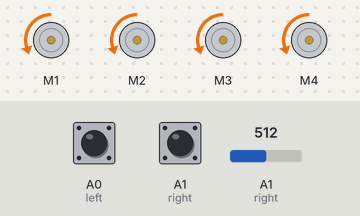
A sketch run on a simulated Arduino Uno, built with avr-gcc and run on an emulated ATmega328P. Shown: 4 × DC motor (green arrow = forward, orange = backward, longer = faster). Inputs (shaded band) come from the test bench; at power-on: A0 (left) LOW, A1 (right) LOW, A1 (right) = 512. What the sketch prints to the serial monitor is not drawn.

Above: at 1.2 s.
1.3 s: A0 (left) pulled HIGH for 0.15 s
At 1.38 s:
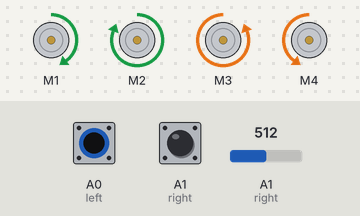
2.9 s: A1 (right) pulled HIGH for 0.15 s
At 2.97 s:
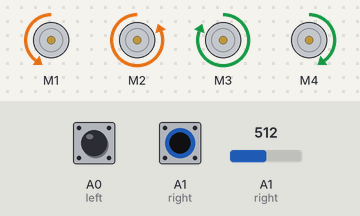
4.5 s: A1 (right) pulled HIGH for 3.2 s
At 8.2 s:
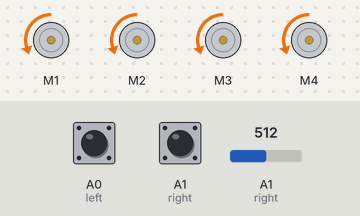
9.2 s: A0 (left) pulled HIGH for 3.2 s
At 9.5 s:
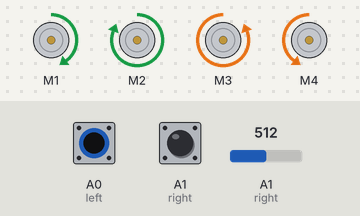
13.9 s: A0 (left) driven HIGH and A1 (right) driven HIGH
At 14.3 s:
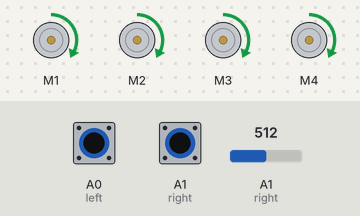
Timing chart, 0 to 16.4 s (numbered marks = the images above; inputs shaded):
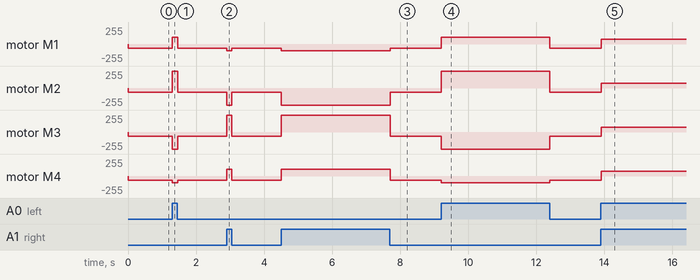

The sketch:

raw.ino
```cpp
#include <AFMotor.h>

//defining pins and variables
#define left A0
#define right A1

//defining motors
AF_DCMotor motor1(1, MOTOR12_1KHZ);
AF_DCMotor motor2(2, MOTOR12_1KHZ);
AF_DCMotor motor3(3, MOTOR34_1KHZ);
AF_DCMotor motor4(4, MOTOR34_1KHZ);


void setup() {
  //declaring pin types
  pinMode(left,INPUT);
  pinMode(right,INPUT);
  //begin serial communication
  Serial.begin(9600);

}

void loop(){
  //printing values of the sensors to the serial monitor
  Serial.println(digitalRead(left));

  Serial.println(digitalRead(right));

  //line detected by both
  if(!digitalRead(left)==0 && !digitalRead(right)==0){
    //both on black
    motor1.run(FORWARD);
    motor1.setSpeed(70);
    motor2.run(FORWARD);
    motor2.setSpeed(70);
    motor3.run(FORWARD);
    motor3.setSpeed(70);
    motor4.run(FORWARD);
    motor4.setSpeed(70);
  }
  else if(digitalRead(left)==0 && digitalRead(right)==0){
    //both on white
    motor1.run(BACKWARD);
    motor1.setSpeed(60);
    motor2.run(BACKWARD);
    motor2.setSpeed(60);
    motor3.run(BACKWARD);
    motor3.setSpeed(60);
    motor4.run(BACKWARD);
    motor4.setSpeed(60);
  }

  else {
  //line detected by left sensor
    if(!digitalRead(left)==0 && digitalRead(right)==0){
    //turn left
    motor1.run(FORWARD);
    motor1.setSpeed(100);
    motor2.run(FORWARD);
    motor2.setSpeed(255);
    motor3.run(BACKWARD);
    motor3.setSpeed(255);
    motor4.run(BACKWARD);
    motor4.setSpeed(100);

  }
  //line detected by right sensor
    else if(digitalRead(left)==0 && !analogRead(right)==0){

    //turn right
    motor1.run(BACKWARD);
    motor1.setSpeed(100);
    motor2.run(BACKWARD);
    motor2.setSpeed(255);
    motor3.run(FORWARD);
    motor3.setSpeed(255);
    motor4.run(FORWARD);
    motor4.setSpeed(100);

  }
  //line detected by none

  }
}
```

Measured:
- after the input at 1.3 s, motor M1: backward 60/255 → forward 100/255 at once, → backward 60/255 0.15 s later; motor M2: backward 60/255 → forward 255/255 at once, → backward 60/255 0.15 s later
- after the input at 2.9 s, motor M1: backward 60/255 → backward 100/255 at once, → backward 60/255 0.15 s later; motor M2: backward 60/255 → backward 255/255 at once, → backward 60/255 0.15 s later
- after the input at 4.5 s, motor M1: backward 60/255 → backward 100/255 at once, → backward 60/255 3.2 s later; motor M2: backward 60/255 → backward 255/255 at once, → backward 60/255 3.2 s later
- after the input at 9.2 s, motor M1: backward 60/255 → forward 100/255 at once, → backward 60/255 3.2 s later; motor M2: backward 60/255 → forward 255/255 at once, → backward 60/255 3.2 s later
- after the input at 13.9 s, motor M1–4: backward 60/255 → forward 70/255 at once
